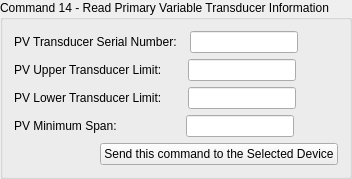
             <widget class="QGroupBox" name="command_14_group">
              <property name="title">
               <string>Command 14 - Read Primary Variable Transducer Information</string>
              </property>
              <layout class="QVBoxLayout" name="verticalLayout_21">
               <item>
                <layout class="QHBoxLayout" name="horizontalLayout_48">
                 <item>
                  <widget class="QLabel" name="label_43">
                   <property name="text">
                    <string>PV Transducer Serial Number:  </string>
                   </property>
                  </widget>
                 </item>
                 <item>
                  <widget class="QLineEdit" name="lineEdit_command14_pv_serial">
                   <property name="sizePolicy">
                    <sizepolicy hsizetype="Minimum" vsizetype="Fixed">
                     <horstretch>0</horstretch>
                     <verstretch>0</verstretch>
                    </sizepolicy>
                   </property>
                   <property name="readOnly">
                    <bool>true</bool>
                   </property>
                  </widget>
                 </item>
                 <item>
                  <spacer name="horizontalSpacer_71">
                   <property name="orientation">
                    <enum>Qt::Horizontal</enum>
                   </property>
                   <property name="sizeHint" stdset="0">
                    <size>
                     <width>40</width>
                     <height>20</height>
                    </size>
                   </property>
                  </spacer>
                 </item>
                </layout>
               </item>
               <item>
                <layout class="QHBoxLayout" name="horizontalLayout_49">
                 <item>
                  <widget class="QLabel" name="label_44">
                   <property name="text">
                    <string>PV Upper Transducer Limit:      </string>
                   </property>
                  </widget>
                 </item>
                 <item>
                  <widget class="QLineEdit" name="lineEdit_command14_pv_upper_limit">
                   <property name="sizePolicy">
                    <sizepolicy hsizetype="Maximum" vsizetype="Fixed">
                     <horstretch>0</horstretch>
                     <verstretch>0</verstretch>
                    </sizepolicy>
                   </property>
                   <property name="text">
                    <string/>
                   </property>
                   <property name="readOnly">
                    <bool>true</bool>
                   </property>
                  </widget>
                 </item>
                 <item>
                  <spacer name="horizontalSpacer_70">
                   <property name="orientation">
                    <enum>Qt::Horizontal</enum>
                   </property>
                   <property name="sizeHint" stdset="0">
                    <size>
                     <width>40</width>
                     <height>20</height>
                    </size>
                   </property>
                  </spacer>
                 </item>
                </layout>
               </item>
               <item>
                <layout class="QHBoxLayout" name="horizontalLayout_50">
                 <item>
                  <widget class="QLabel" name="label_45">
                   <property name="text">
                    <string>PV Lower Transducer Limit:      </string>
                   </property>
                  </widget>
                 </item>
                 <item>
                  <widget class="QLineEdit" name="lineEdit_command14_pv_lower_limit">
                   <property name="sizePolicy">
                    <sizepolicy hsizetype="Minimum" vsizetype="Fixed">
                     <horstretch>0</horstretch>
                     <verstretch>0</verstretch>
                    </sizepolicy>
                   </property>
                   <property name="text">
                    <string/>
                   </property>
                   <property name="readOnly">
                    <bool>true</bool>
                   </property>
                  </widget>
                 </item>
                 <item>
                  <spacer name="horizontalSpacer_69">
                   <property name="orientation">
                    <enum>Qt::Horizontal</enum>
                   </property>
                   <property name="sizeHint" stdset="0">
                    <size>
                     <width>40</width>
                     <height>20</height>
                    </size>
                   </property>
                  </spacer>
                 </item>
                </layout>
               </item>
               <item>
                <layout class="QHBoxLayout" name="horizontalLayout_51">
                 <item>
                  <widget class="QLabel" name="label_46">
                   <property name="text">
                    <string>PV Minimum Span:                   </string>
                   </property>
                  </widget>
                 </item>
                 <item>
                  <widget class="QLineEdit" name="lineEdit_command14_pv_min_span">
                   <property name="sizePolicy">
                    <sizepolicy hsizetype="Minimum" vsizetype="Fixed">
                     <horstretch>0</horstretch>
                     <verstretch>0</verstretch>
                    </sizepolicy>
                   </property>
                   <property name="text">
                    <string/>
                   </property>
                   <property name="readOnly">
                    <bool>true</bool>
                   </property>
                  </widget>
                 </item>
                 <item>
                  <spacer name="horizontalSpacer_68">
                   <property name="orientation">
                    <enum>Qt::Horizontal</enum>
                   </property>
                   <property name="sizeHint" stdset="0">
                    <size>
                     <width>40</width>
                     <height>20</height>
                    </size>
                   </property>
                  </spacer>
                 </item>
                </layout>
               </item>
               <item alignment="Qt::AlignRight">
                <widget class="QPushButton" name="send_command14_button">
                 <property name="text">
                  <string>Send this command to the Selected Device</string>
                 </property>
                </widget>
               </item>
              </layout>
             </widget>
